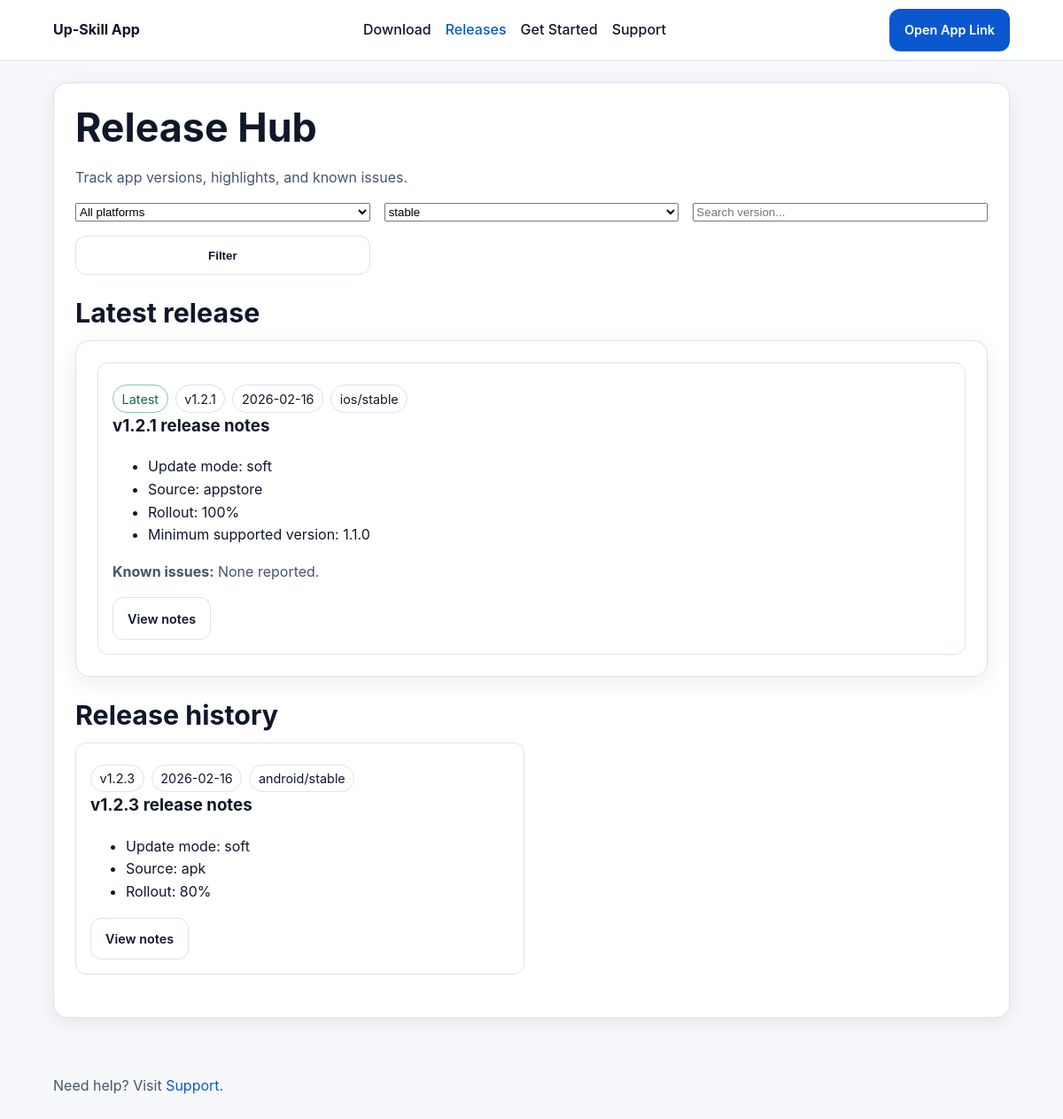
/index.php?_route=/app/releases&channel=stable (signed in), run on the app's committed database.
### tables this page shows
CREATE TABLE IF NOT EXISTS admin_update_manifest (
  id BIGINT UNSIGNED AUTO_INCREMENT PRIMARY KEY,
  platform VARCHAR(20) NOT NULL DEFAULT 'android',
  channel VARCHAR(30) NOT NULL DEFAULT 'stable',
  status ENUM('draft','published') NOT NULL DEFAULT 'draft',
  schema_version INT UNSIGNED NOT NULL DEFAULT 1,
  latest_version VARCHAR(32) NOT NULL,
  min_supported_version VARCHAR(32) NOT NULL,
  update_mode ENUM('soft','hard') NOT NULL DEFAULT 'soft',
  update_source ENUM('apk','play','appstore','web') NOT NULL DEFAULT 'apk',
  download_url VARCHAR(500) NOT NULL,
  distribution_url VARCHAR(500) NULL,
  release_notes_url VARCHAR(500) NULL,
  sha256 VARCHAR(128) NULL,
  rollout_percent TINYINT UNSIGNED NOT NULL DEFAULT 100,
  cache_ttl_seconds INT UNSIGNED NOT NULL DEFAULT 3600,
  etag VARCHAR(64) NOT NULL,
  updated_by BIGINT UNSIGNED NULL,
  published_at TIMESTAMP NULL DEFAULT NULL,
  created_at TIMESTAMP NOT NULL DEFAULT CURRENT_TIMESTAMP,
  updated_at TIMESTAMP NOT NULL DEFAULT CURRENT_TIMESTAMP ON UPDATE CURRENT_TIMESTAMP,
  KEY idx_aum_platform_channel_status (platform, channel, status),
  KEY idx_aum_updated_at (updated_at),
  UNIQUE KEY uq_aum_draft (platform, channel, status),
  CONSTRAINT fk_aum_updated_by FOREIGN KEY (updated_by) REFERENCES admin_users(id)
    ON DELETE SET NULL
);

### src/Controllers/PublicAppBaseController.php (called while the page is built, shortened)
<?php
abstract class PublicAppBaseController extends BaseController
{
    protected function normalizedChannel(): string
    {
        $allowed = ploo_config('app')['allowed_channels'] ?? ['stable'];
        $candidate = strtolower(trim((string)($this->request->query('channel', ploo_config('app')['default_channel'] ?? 'stable') ?? 'stable')));
        return in_array($candidate, $allowed, true) ? $candidate : 'stable';
    }
    protected function renderPublic(string $viewFile, array $vars = [], int $status = 200, array $headers = []): void
    {
        $viewPath = PLOO_BASE_PATH . '/src/Views/' . $viewFile;
        extract($vars, EXTR_SKIP);
        require $viewPath;
    }
}

### src/Controllers/PublicAppReleasesController.php (called while the page is built, shortened)
<?php
final class PublicAppReleasesController extends PublicAppBaseController
{
    public function show(): void
    {
        $platform = strtolower(trim((string)($this->request->query('platform', '') ?? '')));
        $channel = $this->normalizedChannel();
        $filters = [
            'status' => 'published',
            'channel' => $channel,
            'platform' => in_array($platform, ['android', 'ios', 'web'], true) ? $platform : '',
            'q' => (string)($this->request->query('q', '') ?? ''),
        ];
        $rows = [];
        try {
            $rows = (new UpdateManifestRepository(Db::pdo()))->list($filters);
        } catch (\Throwable) {
            $rows = [];
        }
        $latest = $rows[0] ?? null;
        $history = count($rows) > 1 ? array_slice($rows, 1) : [];
        $etag = hash('sha256', json_encode([$filters, $rows], JSON_UNESCAPED_SLASHES));
        $etagHeader = '"' . $etag . '"';
        $headers = $this->publicCacheHeaders(3600);
        $headers['ETag'] = $etagHeader;
        $this->renderPublic('public/app/releases.php', [
            'pageTitle' => 'Release Notes',
            'rows' => $rows,
            'latest' => $latest,
            'history' => $history,
            'platform' => $filters['platform'],
            'channel' => $channel,
            'search' => $filters['q'],
        ], 200, $headers);
    }
}

### src/Core/Router.php (called while the page is built, shortened)
<?php
final class Router
{
    private array $routes = [];
    public function get(string $path, array $handler): void
    {
        $this->routes['GET'][$path] = $handler;
    }
    public function post(string $path, array $handler): void
    {
        $this->routes['POST'][$path] = $handler;
    }
    public function dispatch(): void
    {
        $request = new Request();
        $response = new Response();
        $method = $request->method();
        $path = rtrim($request->path(), '/') ?: '/';
        $handler = $this->routes[$method][$path] ?? null;
        try {
            [$class, $action] = $handler;
            $controller = new $class($request, $response);
            $controller->{$action}();
        } catch (\Throwable $e) {
            $response->json(['success' => false, 'error' => 'Internal server error'], 500);
        }
    }
}

### public/index.php (called while the page is built, shortened)
<?php
require_once __DIR__ . '/../src/bootstrap.php';
$router = new Router();
$router->get('/', [AdminDashboardController::class, 'index']);
$router->get('/admin', [AdminDashboardController::class, 'index']);
$router->get('/auth/login', [AuthController::class, 'showLogin']);
$router->post('/auth/login', [AuthController::class, 'login']);
$router->post('/auth/logout', [AuthController::class, 'logout']);
$router->get('/admin/config', [AdminConfigController::class, 'index']);
$router->post('/admin/config', [AdminConfigController::class, 'saveOrPublish']);
$router->post('/admin/config/save-draft', [AdminConfigController::class, 'saveDraft']);
$router->post('/admin/config/publish', [AdminConfigController::class, 'publish']);
$router->post('/admin/config/reset-draft', [AdminConfigController::class, 'resetDraft']);
$router->post('/admin/config/delete-draft', [AdminConfigController::class, 'deleteDraft']);
$router->get('/admin/releases', [AdminReleaseController::class, 'index']);
$router->post('/admin/releases', [AdminReleaseController::class, 'saveOrPublish']);
$router->get('/admin/releases/create', [AdminReleaseController::class, 'create']);
$router->get('/admin/releases/view', [AdminReleaseController::class, 'view']);
$router->get('/admin/releases/edit', [AdminReleaseController::class, 'edit']);
$router->post('/admin/releases/publish', [AdminReleaseController::class, 'publish']);
$router->post('/admin/releases/unpublish', [AdminReleaseController::class, 'unpublish']);
$router->post('/admin/releases/delete', [AdminReleaseController::class, 'delete']);
$router->get('/admin/audit', [AdminAuditController::class, 'index']);
$router->get('/admin/audit/view', [AdminAuditController::class, 'view']);
$router->get('/admin/front-landing', [AdminFrontLandingController::class, 'landing']);
$router->get('/admin/front-landing/get-started', [AdminFrontLandingController::class, 'getStarted']);
$router->get('/admin/front-landing/support', [AdminFrontLandingController::class, 'support']);
$router->post('/admin/front-landing/save', [AdminFrontLandingController::class, 'saveOrPublish']);
$router->get('/app', [PublicAppLandingController::class, 'show']);
$router->get('/app/open', [PublicAppOpenController::class, 'show']);
$router->get('/app/releases', [PublicAppReleasesController::class, 'show']);
$router->get('/app/releases/notes', [PublicAppReleasesController::class, 'notes']);
$router->get('/app/get-started', [PublicAppGetStartedController::class, 'show']);
$router->get('/app/support', [PublicAppSupportController::class, 'show']);
$router->get('/mobile/bootstrap', [MobileBootstrapController::class, 'show']);
$router->get('/mobile/update', [MobileUpdateController::class, 'show']);
$router->get('/health', [HealthController::class, 'show']);
$router->dispatch();

### src/bootstrap.php (called while the page is built, shortened)
<?php
spl_autoload_register(static function (string $class): void {
    $prefix = 'Ploofoodle\\';
    $relative = substr($class, strlen($prefix));
    $path = PLOO_BASE_PATH . '/src/' . str_replace('\\', '/', $relative) . '.php';
});
$GLOBALS['ploo_config'] = [
    'app' => require PLOO_BASE_PATH . '/config/app.php',
    'db' => require PLOO_BASE_PATH . '/config/db.php',
    'auth' => require PLOO_BASE_PATH . '/config/auth.php',
];
function ploo_config(string $group): array
{
    return $GLOBALS['ploo_config'][$group] ?? [];
}
function ploo_base_path(): string
{
    $configured = trim((string)(ploo_config('app')['base_path'] ?? ''));
    $scriptName = (string)($_SERVER['SCRIPT_NAME'] ?? '/index.php');
    $base = rtrim(str_replace('\\', '/', dirname($scriptName)), '/');
    return $base === '' ? '' : $base;
}
function ploo_route_url(string $route, array $query = []): string
{
    $query = array_merge(['_route' => $route], $query);
    return ploo_base_path() . '/index.php?' . http_build_query($query);
}

### src/Core/Request.php (called while the page is built, shortened)
<?php
final class Request
{
    public function query(string $key, ?string $default = null): ?string
    {
        $value = $_GET[$key] ?? null;
        if ($value === null || $value === '') {
            return $default;
        }
        return trim((string)$value);
    }
}

### src/Core/Db.php (called while the page is built, shortened)
<?php
final class Db
{
    private static array $config = [];
    private static ?PDO $pdo = null;
    public static function configure(array $config): void
    {
        self::$config = $config;
    }
    public static function pdo(): PDO
    {
        $host = self::$config['host'] ?? '127.0.0.1';
        $port = (int)(self::$config['port'] ?? 3306);
        $name = self::$config['name'] ?? 'up-skill';
        $user = self::$config['user'] ?? 'root';
        $pass = self::$config['pass'] ?? '';
        $charset = self::$config['charset'] ?? 'utf8mb4';
        $dsn = sprintf('mysql:host=%s;port=%d;dbname=%s;charset=%s', $host, $port, $name, $charset);
        self::$pdo = new PDO($dsn, $user, $pass, [
            PDO::ATTR_ERRMODE => PDO::ERRMODE_EXCEPTION,
            PDO::ATTR_DEFAULT_FETCH_MODE => PDO::FETCH_ASSOC,
            PDO::ATTR_EMULATE_PREPARES => false,
        ]);
        return self::$pdo;
    }
}

### src/Repositories/UpdateManifestRepository.php (called while the page is built, shortened)
<?php
final class UpdateManifestRepository
{
    public function list(array $filters = []): array
    {
        $sql = 'SELECT * FROM admin_update_manifest WHERE 1=1';
        $params = [];
        if (!empty($filters['channel'])) {
            $sql .= ' AND channel = ?';
            $params[] = $filters['channel'];
        }
        if (!empty($filters['status'])) {
            $sql .= ' AND status = ?';
            $params[] = $filters['status'];
        }
        $sql .= ' ORDER BY updated_at DESC, id DESC';
        $stmt = $this->pdo->prepare($sql);
        $stmt->execute($params);
        $rows = $stmt->fetchAll();
        return is_array($rows) ? $rows : [];
    }
}

### src/Views/public/app/releases.php (the view, shortened to what this page needs)
<?php
$rows = is_array($rows ?? null) ? $rows : [];
$latest = is_array($latest ?? null) ? $latest : null;
$history = is_array($history ?? null) ? $history : [];
$channel = (string)($channel ?? 'stable');
$search = (string)($search ?? '');
$fmtDate = static function (string $value): string {
  if ($value === '') return 'Unknown date';
  $ts = strtotime($value);
  if ($ts === false) return $value;
  return gmdate('Y-m-d', $ts);
};
$fmtVersion = static function (string $value): string {
  $v = trim($value);
  if ($v === '') return 'v0.0.0';
  return str_starts_with(strtolower($v), 'v') ? $v : ('v' . $v);
};
?>
<section class="section">
  <div class="container surface panel">
    <h1>Release Hub</h1>
    <p class="muted">Track app versions, highlights, and known issues.</p>
    <form class="grid-3" method="get" action="<?= htmlspecialchars(ploo_route_url('/app/releases'), ENT_QUOTES, 'UTF-8') ?>" style="margin-bottom:16px">
      <select name="platform">
        <option value="">All platforms</option>
      </select>
      <select name="channel">
        <?php foreach (['stable', 'beta', 'internal'] as $c): ?>
          <option value="<?= htmlspecialchars($c, ENT_QUOTES, 'UTF-8') ?>" <?= $channel === $c ? 'selected' : '' ?>><?= htmlspecialchars($c, ENT_QUOTES, 'UTF-8') ?></option>
        <?php endforeach; ?>
      </select>
      <input type="text" name="q" placeholder="Search version..." value="<?= htmlspecialchars($search, ENT_QUOTES, 'UTF-8') ?>" />
      <button class="btn btn-secondary" type="submit">Filter</button>
    </form>
    <?php if ($rows === []): ?>
      <p class="muted">No published release records found.</p>
    <?php else: ?>
      <?php if (is_array($latest)): ?>
        <section class="section" style="padding-top:8px">
          <h2>Latest release</h2>
          <div class="surface panel">
            <article class="card" aria-label="Release <?= htmlspecialchars((string)$latest['latest_version'], ENT_QUOTES, 'UTF-8') ?>">
              <div class="badges">
                <span class="badge latest">Latest</span>
                <span class="badge"><?= htmlspecialchars($fmtVersion((string)$latest['latest_version']), ENT_QUOTES, 'UTF-8') ?></span>
                <span class="badge"><?= htmlspecialchars($fmtDate((string)($latest['updated_at'] ?? '')), ENT_QUOTES, 'UTF-8') ?></span>
                <span class="badge"><?= htmlspecialchars((string)$latest['platform'], ENT_QUOTES, 'UTF-8') ?>/<?= htmlspecialchars((string)$latest['channel'], ENT_QUOTES, 'UTF-8') ?></span>
              </div>
              <h3><?= htmlspecialchars($fmtVersion((string)$latest['latest_version']), ENT_QUOTES, 'UTF-8') ?> release notes</h3>
              <ul>
                <li>Update mode: <?= htmlspecialchars((string)$latest['update_mode'], ENT_QUOTES, 'UTF-8') ?></li>
                <li>Source: <?= htmlspecialchars((string)($latest['update_source'] ?? 'web'), ENT_QUOTES, 'UTF-8') ?></li>
                <li>Rollout: <?= (int)($latest['rollout_percent'] ?? 100) ?>%</li>
                <li>Minimum supported version: <?= htmlspecialchars((string)$latest['min_supported_version'], ENT_QUOTES, 'UTF-8') ?></li>
              </ul>
              <p class="muted"><strong>Known issues:</strong> None reported.</p>
              <div class="cta-row cta-row-compact">
                <a class="btn btn-secondary btn-sm" href="<?= htmlspecialchars(ploo_route_url('/app/releases/notes', ['id' => (int)$latest['id']]), ENT_QUOTES, 'UTF-8') ?>">View notes</a>
              </div>
            </article>
          </div>
        </section>
      <?php endif; ?>
      <section class="section" style="padding-top:0">
        <h2>Release history</h2>
        <div class="grid-2">
          <?php if ($history === []): ?>
            <p class="muted">No additional release history yet.</p>
          <?php else: ?>
            <?php foreach ($history as $row): ?>
              <article class="card" aria-label="Release <?= htmlspecialchars((string)$row['latest_version'], ENT_QUOTES, 'UTF-8') ?>">
                <div class="badges">
                  <span class="badge"><?= htmlspecialchars($fmtVersion((string)$row['latest_version']), ENT_QUOTES, 'UTF-8') ?></span>
                  <span class="badge"><?= htmlspecialchars($fmtDate((string)($row['updated_at'] ?? '')), ENT_QUOTES, 'UTF-8') ?></span>
                  <span class="badge"><?= htmlspecialchars((string)$row['platform'], ENT_QUOTES, 'UTF-8') ?>/<?= htmlspecialchars((string)$row['channel'], ENT_QUOTES, 'UTF-8') ?></span>
                </div>
                <h3><?= htmlspecialchars($fmtVersion((string)$row['latest_version']), ENT_QUOTES, 'UTF-8') ?> release notes</h3>
                <ul>
                  <li>Update mode: <?= htmlspecialchars((string)$row['update_mode'], ENT_QUOTES, 'UTF-8') ?></li>
                  <li>Source: <?= htmlspecialchars((string)($row['update_source'] ?? 'web'), ENT_QUOTES, 'UTF-8') ?></li>
                  <li>Rollout: <?= (int)($row['rollout_percent'] ?? 100) ?>%</li>
                </ul>
                <div class="cta-row cta-row-compact">
                  <a class="btn btn-secondary btn-sm" href="<?= htmlspecialchars(ploo_route_url('/app/releases/notes', ['id' => (int)$row['id']]), ENT_QUOTES, 'UTF-8') ?>">View notes</a>
                </div>
              </article>
            <?php endforeach; ?>
          <?php endif; ?>
        </div>
      </section>
    <?php endif; ?>
  </div>
</section>
<?php
require PLOO_BASE_PATH . '/src/Views/public/app/layout.php';

### data on the page
admin_update_manifest: latest_version "v1.2.1", updated_at "2026-02-16", platform "ios", channel "stable", update_mode "soft", update_source "appstore", rollout_percent "100", min_supported_version "1.1.0"
admin_update_manifest: latest_version "v1.2.3", updated_at "2026-02-16", platform "android", channel "stable", update_mode "soft", update_source "apk", rollout_percent "80"

### other printed values
form field channel "stable"
